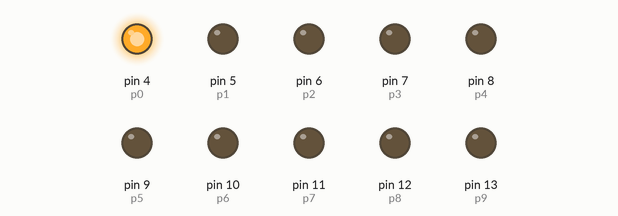
Bench run of a sketch on a simulated Arduino Uno, built with avr-gcc and run on an emulated ATmega328P. Shown: output pins drawn as LEDs (lit = HIGH).

Above: at 0.05 s.
At 0.55 s:
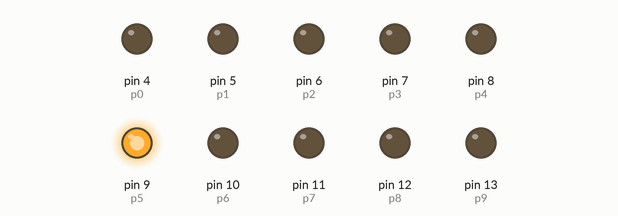
At 1.05 s:
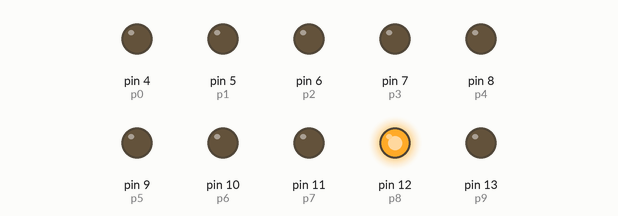
At 2.05 s:
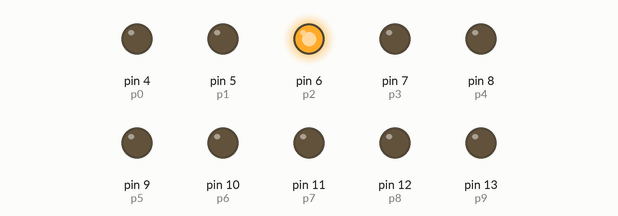
At 3.05 s:
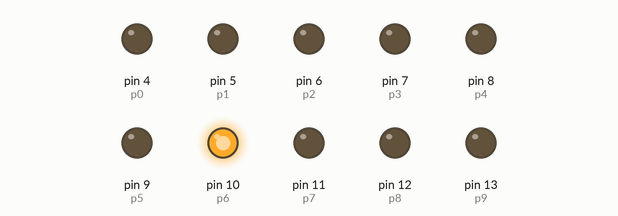
At 4.05 s:
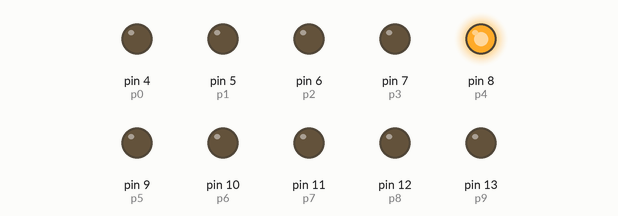
Timing chart, 0 to 4.3 s (numbered marks = the images above):
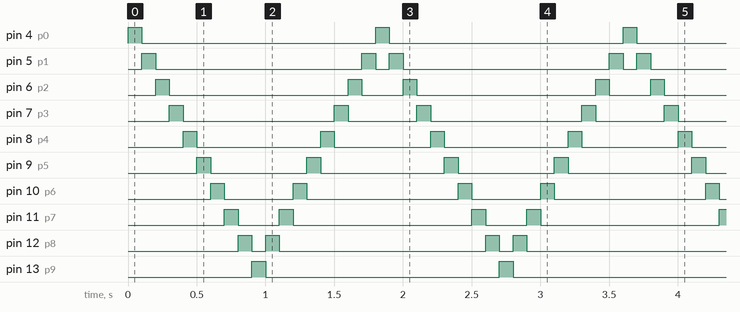

The sketch:

led_bar_basic.ino
```cpp
// output led
int p0 = 4;
int p1 = 5;
int p2 = 6;
int p3 = 7;
int p4 = 8;
int p5 = 9;
int p6 = 10;
int p7 = 11;
int p8 = 12;
int p9 = 13;

int u = 500;

void setup()
{
  pinMode(p0, OUTPUT);
  pinMode(p1, OUTPUT);
  pinMode(p2, OUTPUT);
  pinMode(p3, OUTPUT);
  pinMode(p4, OUTPUT);
  pinMode(p5, OUTPUT);
  pinMode(p6, OUTPUT);
  pinMode(p7, OUTPUT);
  pinMode(p8, OUTPUT);
  pinMode(p9, OUTPUT);
}


void loop()
{
    u=100;
    led(1,0,0,0,0,0,0,0,0,0);  delay(u);
    led(0,1,0,0,0,0,0,0,0,0);  delay(u);
    led(0,0,1,0,0,0,0,0,0,0);  delay(u);
    led(0,0,0,1,0,0,0,0,0,0);  delay(u);
    led(0,0,0,0,1,0,0,0,0,0);  delay(u);
    led(0,0,0,0,0,1,0,0,0,0);  delay(u);
    led(0,0,0,0,0,0,1,0,0,0);  delay(u);
    led(0,0,0,0,0,0,0,1,0,0);  delay(u);
    led(0,0,0,0,0,0,0,0,1,0);  delay(u);
    led(0,0,0,0,0,0,0,0,0,1);  delay(u);
    led(0,0,0,0,0,0,0,0,1,0);  delay(u);
    led(0,0,0,0,0,0,0,1,0,0);  delay(u);
    led(0,0,0,0,0,0,1,0,0,0);  delay(u);
    led(0,0,0,0,0,1,0,0,0,0);  delay(u);
    led(0,0,0,0,1,0,0,0,0,0);  delay(u);
    led(0,0,0,1,0,0,0,0,0,0);  delay(u);
    led(0,0,1,0,0,0,0,0,0,0);  delay(u);
    led(0,1,0,0,0,0,0,0,0,0);  delay(u);
}


void led(int a0, int a1, int a2, int a3, int a4, int a5, int a6, int a7, int a8, int a9)
{
    digitalWrite(p0, a0);
    digitalWrite(p1, a1);
    digitalWrite(p2, a2);
    digitalWrite(p3, a3);
    digitalWrite(p4, a4);
    digitalWrite(p5, a5);
    digitalWrite(p6, a6);
    digitalWrite(p7, a7);
    digitalWrite(p8, a8);
    digitalWrite(p9, a9);
}
```

Measured:
- by itself, pin 4 (p0), pin 13 (p9): alternates HIGH for 0.10 s and LOW for 1.7 s
- by itself, pin 5 (p1): repeats every 1.8 s: LOW 1.5 s, HIGH 0.10 s, LOW 0.10 s, HIGH 0.10 s
- by itself, pin 6 (p2): repeats every 1.8 s: LOW 1.3 s, HIGH 0.10 s, LOW 0.30 s, HIGH 0.10 s
- by itself, pin 7 (p3): repeats every 1.8 s: LOW 1.1 s, HIGH 0.10 s, LOW 0.50 s, HIGH 0.10 s
- by itself, pin 8 (p4): repeats every 1.8 s: LOW 0.90 s, HIGH 0.10 s, LOW 0.70 s, HIGH 0.10 s
- by itself, pin 9 (p5): repeats every 1.8 s: LOW 0.70 s, HIGH 0.10 s, LOW 0.90 s, HIGH 0.10 s
- by itself, pin 10 (p6): repeats every 1.8 s: LOW 0.50 s, HIGH 0.10 s, LOW 1.1 s, HIGH 0.10 s
- by itself, pin 11 (p7): repeats every 1.8 s: LOW 0.30 s, HIGH 0.10 s, LOW 1.3 s, HIGH 0.10 s
